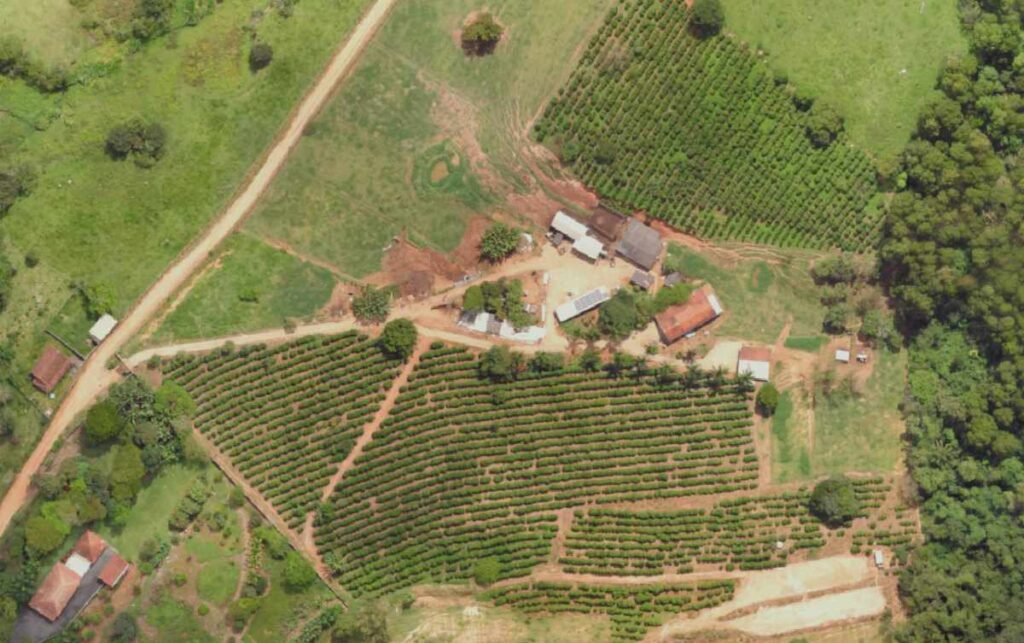
#> input picture referencias/identificadorareaagricola/exemplo1.jpg, 1024 x 643 px
$ python identificadorareaagricola.py
#> lines starting #> are read from the running program, lines starting #| are printed output that depends on the picture; after the words box and inside, x2 and y2 are one past the last pixel; in counts of white or black regions, pixels touching at a corner belong together
import cv2
import numpy as np
import matplotlib.pyplot as plt
from sklearn.cluster import KMeans

# Carregar a imagem (substitua pelo caminho da sua imagem de satélite)
image = cv2.imread('exemplo1.jpg')
#> image is the input picture: shape (643, 1024, 3); mean B, G, R 79.2, 126.5, 128.3
image_rgb = cv2.cvtColor(image, cv2.COLOR_BGR2RGB)

# Redimensionar para facilitar o processamento
image_resized = cv2.resize(image_rgb, (400, 400))
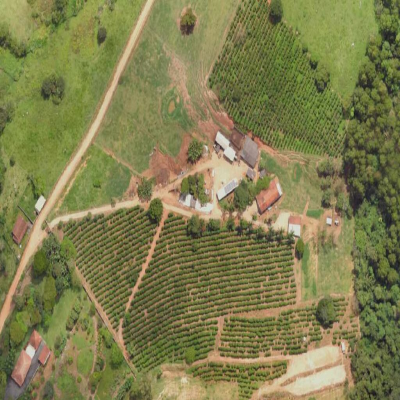
#> image_resized: shape (400, 400, 3); mean R, G, B 128.2, 126.4, 79.1

# Converter a imagem para um vetor 2D de pixels (cada pixel é uma linha com suas 3 cores RGB)
pixels = image_resized.reshape((-1, 3))

# Aplicando o K-means para segmentação
kmeans = KMeans(n_clusters=3, random_state=42)  # Vamos criar 3 clusters (uma para agricultura, outra para floresta e outra para fundo)
kmeans.fit(pixels)

# Prever os clusters para cada pixel
segmented_image = kmeans.predict(pixels)

# Reformatar a imagem segmentada para o formato original (resolução 400x400x3)
segmented_image = segmented_image.reshape(image_resized.shape[:2])
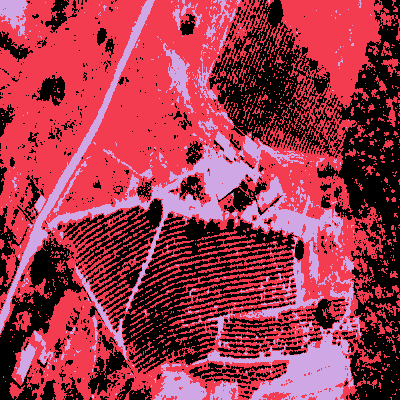
#> segmented_image: shape (400, 400) int32; 3 distinct labels, from 0 to 2; one colour per label, 0 black

# Visualizar a imagem segmentada
plt.imshow(segmented_image, cmap='viridis')
plt.title('Imagem Segmentada - K-means')
plt.colorbar()
plt.show()
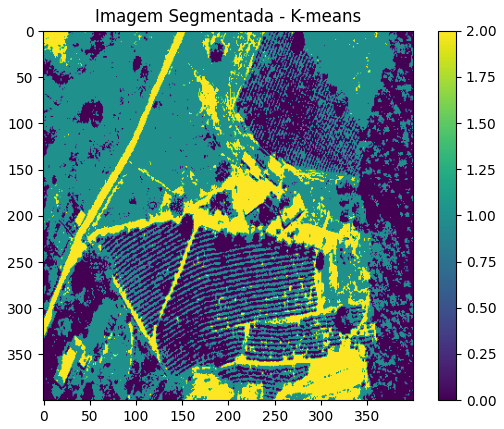
#> figure drawn by matplotlib, 2 panels

# Identificando as áreas agrícolas (supondo que o cluster de índice 1 é agricultura)
# Vamos marcar a área de agricultura em branco e o resto em preto para visualização
agriculture_cluster = 1  # Índice do cluster que corresponde à área agrícola
agriculture_mask = (segmented_image == agriculture_cluster)
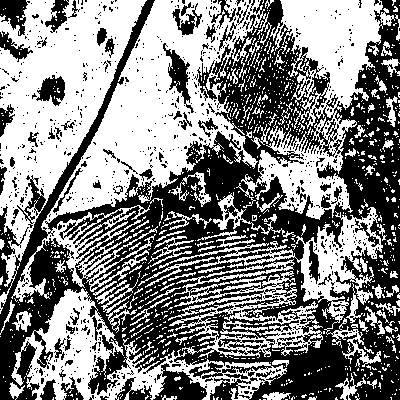
#> agriculture_mask: shape (400, 400) bool; 52.1% white; 869 black regions (790 under 20 px), largest, box (x1, y1, x2, y2) and area: (0, 0, 400, 400) 64203, (153, 363, 207, 400) 1026, (163, 43, 194, 113) 695

# Mostrar a máscara agrícola
plt.imshow(agriculture_mask, cmap='gray')
plt.title('Área Agrícola Identificada')
plt.show()
